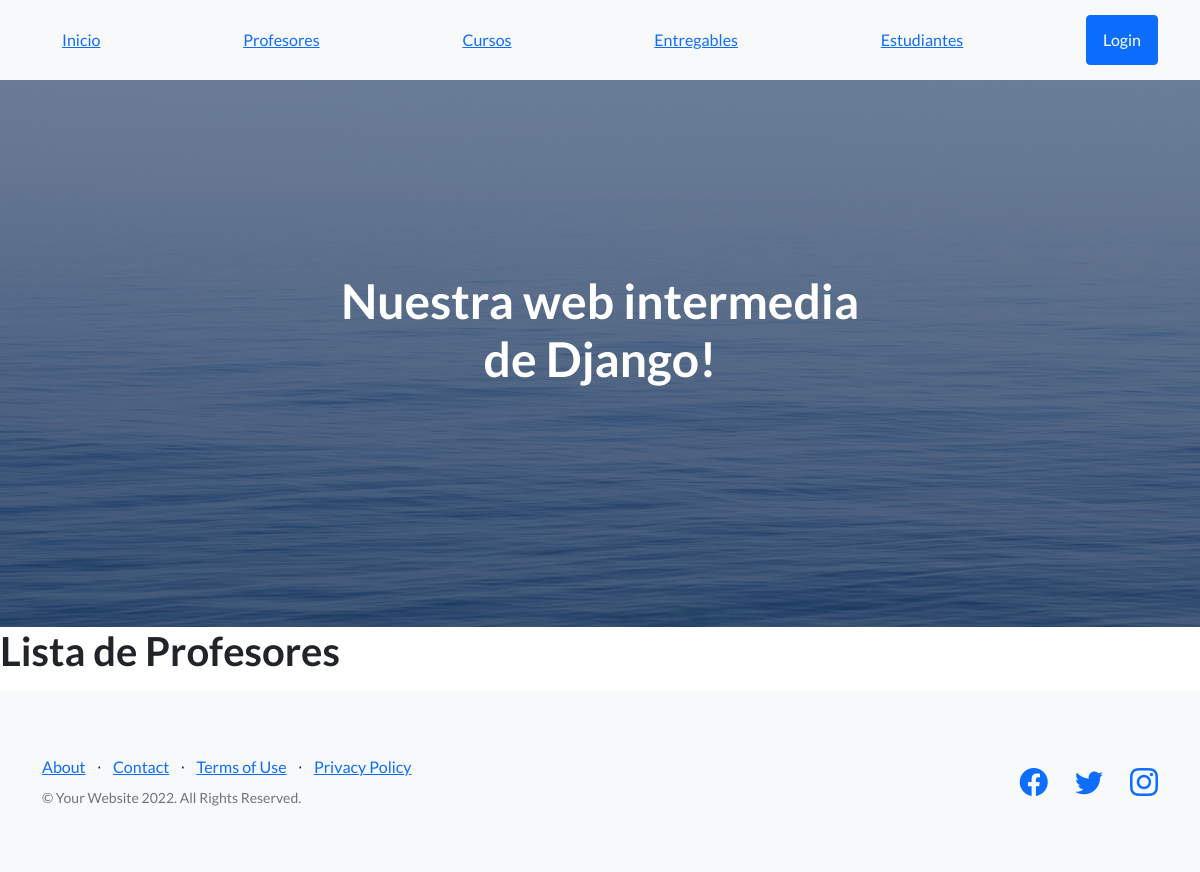
/app-coder/listaProfesores/, run on an earlier commit of the app's database.
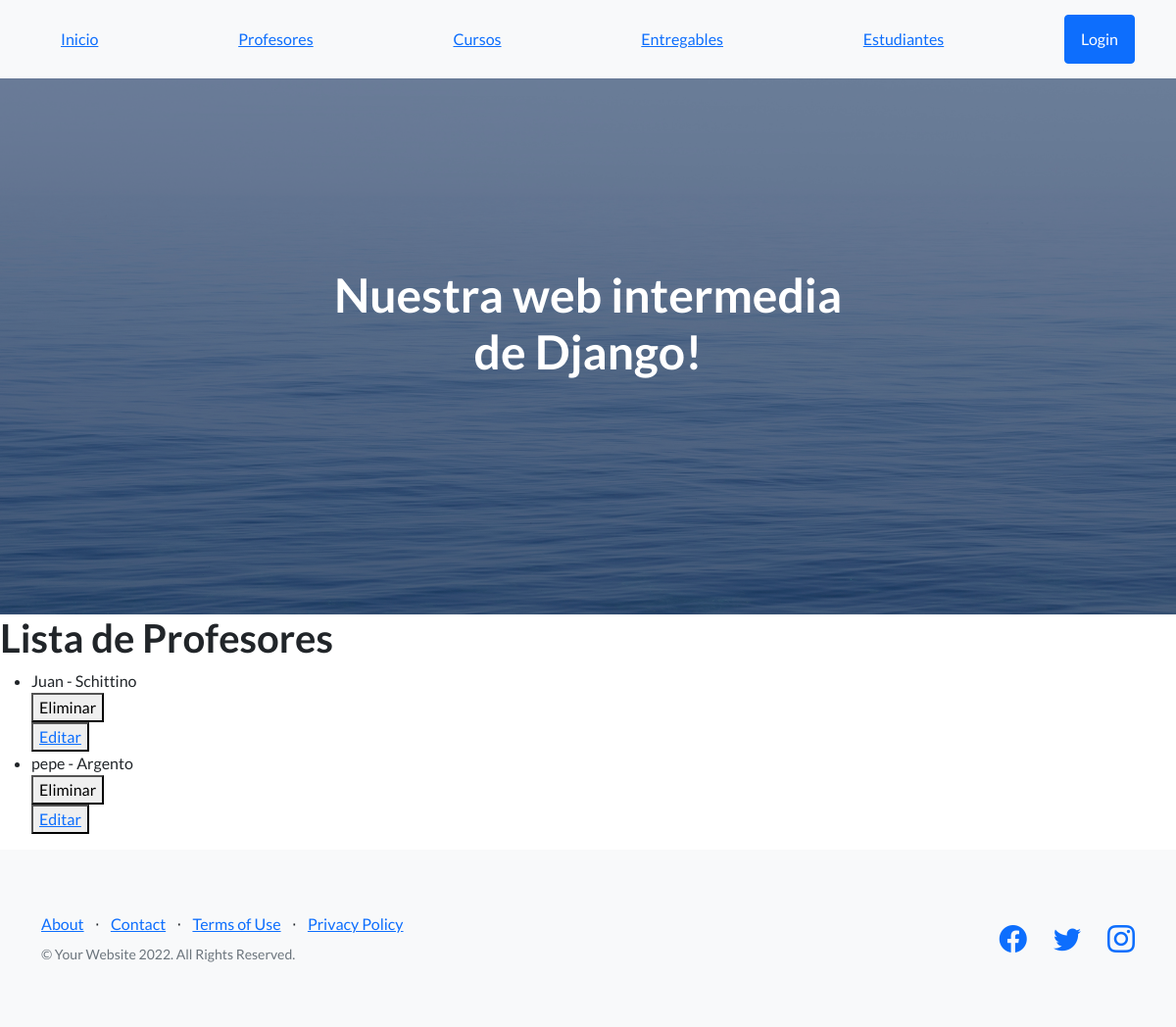
And on a later commit of the database.
### AppCoder/models.py (models this page shows)
class Profesor(models.Model):
    nombre = models.CharField( max_length=50)
    apellido = models.CharField( max_length=50)
    gmail = models.EmailField()
    profesion = models.CharField( max_length=50)
    def __str__(self):
        return f"{self.nombre} - {self.apellido}"

### AppCoder/views.py (the view)
# urls.py: path("listaProfesores/", listaProfesores,name="listaProfesores"),
def listaProfesores(request):
    profesores = Profesor.objects.all()
    return render(request, "leerProfesores.html", {"profesores": profesores})

### AppCoder/Template/leerProfesores.html
{% extends 'padre.html' %}
{% load static %}
{% block contenidoQueCambia %}
    <h1>Lista de Profesores</h1>
    <ul>
        {% for profesor  in profesores %}
            <li>
                {{profesor}}
            </li>
            <div>
                <form action="{% url "EliminaProfesor" profesor.id  %}" method="POST">{% csrf_token %}
                 <button type="submit"> Eliminar </button>
                 </form>
                 <button>
                    <a href="{% url "EditarProfesor" profesor.id  %}">Editar</a>
                 </button>
            </div>
        {% endfor %}
    </ul>
{% endblock contenidoQueCambia %}

What changed in the data, as far as the page shows it:
added Profesor: nombre+apellido "Juan - Schittino"
added Profesor: nombre+apellido "pepe - Argento"
